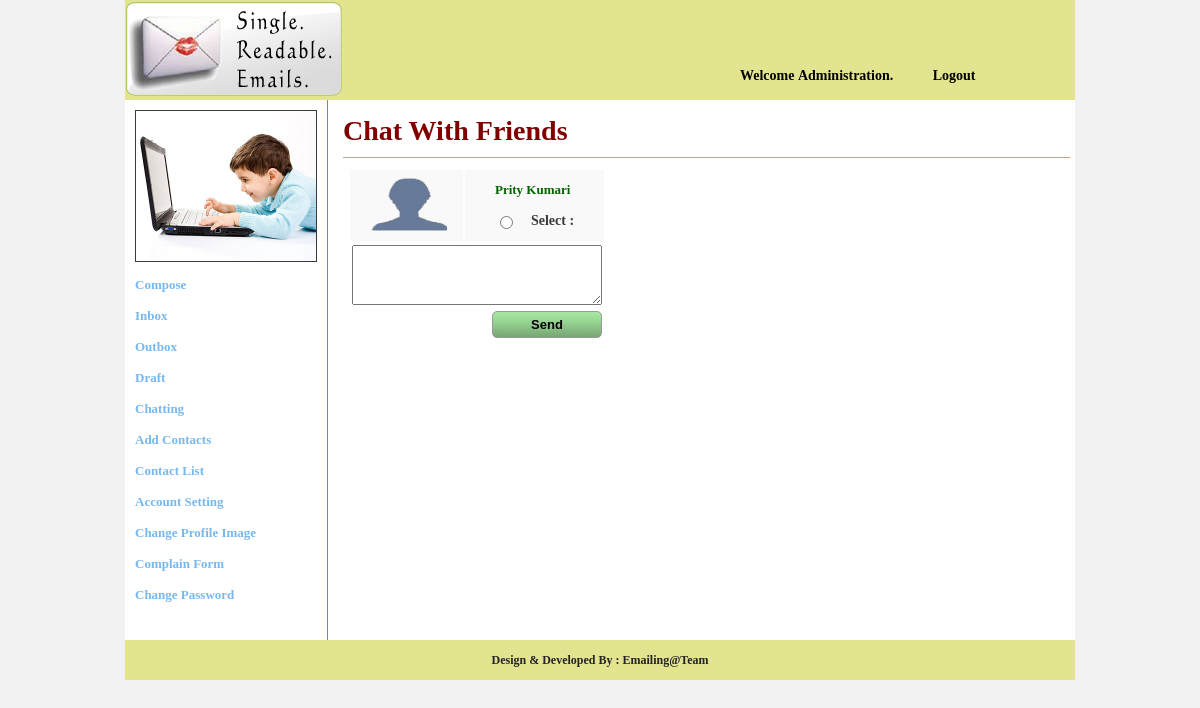
The page /chatting.php (signed in) on the database its author committed.
### tables this page shows
CREATE TABLE `regestration` (
  `id` bigint(20) NOT NULL auto_increment,
  `name` varchar(100) default NULL,
  `dob` varchar(100) default NULL,
  `gender` varchar(100) default NULL,
  `phone` varchar(100) default NULL,
  `address` varchar(500) default NULL,
  `contact_as` varchar(100) default NULL,
  `email` varchar(100) default 'na',
  `password` varchar(100) default NULL,
  `img_path` varchar(255) default 'default.png',
  `status` smallint(6) default '3',
  PRIMARY KEY  (`id`)
);

### chatting.php (the view, shortened to what this page needs)
<?php
$user_id = $_SESSION['USERID'];
if ($user_id != '') {
?>
    <!DOCTYPE HTML PUBLIC "-//W3C//DTD HTML 4.01 Transitional//EN">
    <html>
        <head>
        </head>
        <body>
            <table cellpadding="0" rules="none" frame="box" cellspacing="0" border="0"  width="100%">
                <tr>
                    <td>
                        <table cellpadding="0" cellspacing="0"  border="0" bgcolor="white" width="950px" align="center">
                            <tr>
                                <td colspan="2">
                                <?php
                                include("header.php");
                                ?>
                            </td>
                        </tr>
                        <tr>
                            <td valign="top">
                                <?php include("leftmenu.php"); ?>
                            </td>
                            <td  height="500" valign="top" style="padding-left: 10px;width: 750px;">
                                <form action="sourcecode/chatting.php" method="post">
                                    <table cellpadding="5" cellspacing="5" border="0" width="100%">
                                        <tr>
                                            <td class="heading">Chat With Friends</td>
                                        </tr>
                                        <tr>
                                            <td>
                                                <table align="left" border="0" cellpadding="2" cellspacing="2">
                                                    <?php
                                                    $result = mysql_query("select r.name,r.img_path,r.id from regestration r join contacts f where f.email = r.email and f.user_id='$user_id' and r.status='4'");
                                                    while ($row = mysql_fetch_array($result)) {
                                                    ?>
                                                        <tr align="center" bgcolor="#F9F9F9">
                                                            <td>
                                                                <img src="uploadedimages/<?php echo $row ['img_path']; ?>" height="60" width="80"/>
                                                            </td>
                                                            <td>
                                                                <table cellpadding="5" cellspacing="5">
                                                                    <tr>
                                                                        <td class="leftlink" style="color: darkgreen;" colspan="2"><?php echo $row ['name']; ?></td>
                                                                    </tr>
                                                                    <tr>
                                                                        <td><input type="radio" name="rdodoctid" id="rdodoctid" value="<?php echo $row ['id']; ?>"/></td>
                                                                        <td>Select : </td>
                                                                    </tr>
                                                                </table>
                                                            </td>
                                                        </tr>
                                                    <?php
                                                    }
                                                    ?>
                                                    <tr>
                                                        <td colspan="2">
                                                            <textarea style="height: 60px;width: 250px;" name="textmessage" id="textmessage"></textarea>
                                                        </td>
                                                    </tr>
                                                    <tr>
                                                        <td align="right" colspan="2"><input type="submit" name="btnsubmit" id="btnsubmit" value="Send" class="button"/></td>
                                                    </tr>
                                                </table>
                                            </td>
                                        </tr>
                                    </table>
                                </form>
                            </td>
                        </tr>
                        <tr>
                            <td colspan="2" class="footer" align="center">Design & Developed By : Emailing@Team</td>
                        </tr>
                    </table>
                </td>
            </tr>
        </table>
    </body>
</html>
<?php
                                                } else {
                                                    $_SESSION['MSG'] = "You must be login";
                                                    header("location:index.php");
                                                }
?>

### leftmenu.php (shortened to what this page needs)
<?php
$query1 = "select * from regestration where id = '$user_id'";
$res1 = mysql_query($query1);
while ($row1 = mysql_fetch_array($res1)) {
?>
    <div style="border-right: solid 1px #E17009;height: 540px;">
        <table width="200px" bgcolor="#fff" cellpadding="5" cellspacing="5">
            <tr>
                <td><img src="uploadedimages/<?php echo $row1 ['img_path']; ?>" height="150" width="180" border="1"></td>
            </tr>
            <tr>
                <td><a href="compose.php" class="leftlink">Compose</a></td>
            </tr>
            <tr>
                <td><a href="inbox.php" class="leftlink">Inbox</a></td>
            </tr>
            <tr>
                <td><a href="outbox.php" class="leftlink">Outbox</a></td>
            </tr>
            <tr>
                <td><a href="draft.php" class="leftlink">Draft</a></td>
            </tr>
            <tr>
                <td><a href="chatting.php" class="leftlink">Chatting</a></td>
            </tr>
            <tr>
                <td><a href="addcontacts.php" class="leftlink">Add Contacts</a></td>
            </tr>
            <tr>
                <td><a href="contactlist.php" class="leftlink">Contact List</a></td>
            </tr>
            <tr>
                <td><a href="updateprofile.php" class="leftlink">Account Setting</a></td>
            </tr>
            <tr>
                <td><a href="uploadimage.php" class="leftlink">Change Profile Image</a></td>
            </tr>
			<tr>
                <td><a href="complain.php" class="leftlink">Complain Form</a></td>
            </tr>
            <tr>
                <td><a href="changepwd.php" class="leftlink">Change Password</a></td>
            </tr>
        </table>
    </div>
<?php
}
?>

### css/headerbar.css (style rules this page uses)
body { margin: 0px; padding: 0px; background-color: #f2f2f2; }
td { font-weight: bold; font-size: 14px; color: #3a3a3a; font-family: Georgia, serif; }
.footer { height: 40px; width:100px; color: #232323; font-size: 12px; font-weight: bold; background: #e3e490; }
.button { background: url(../images/button-bg.png) repeat-x top center; border: 1px solid #999; -moz-border-radius: 5px; padding: 5px; color: black; font-weight: bold; -webkit-border-radius: 5px; font-size: 13px; width: 110px; }
.leftlink { text-decoration: none; font-size: 13px; font-weight: bold; color: #77b8ef; }
.heading { font-size: 28px; padding: 10px; color: maroon; font-weight: bold; padding-left: 0px; border-bottom: solid 1px #77b8ef; }

### rows shown on the page
regestration: img_path (picture)
regestration: img_path (placeholder picture), name "Prity Kumari"

### other values the page prints
$_SESSION['NAME'] "Administration"
